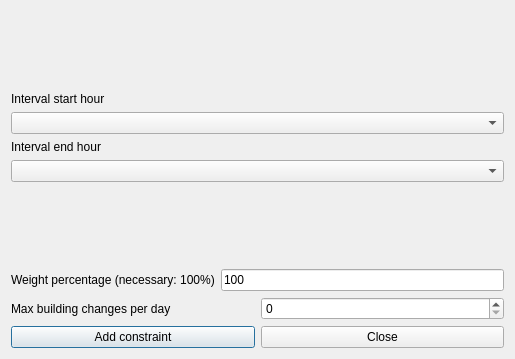
<?xml version="1.0" encoding="UTF-8"?>
<ui version="4.0">
 <class>AddConstraintStudentsMaxBuildingChangesPerDayInIntervalForm_template</class>
 <widget class="QDialog" name="AddConstraintStudentsMaxBuildingChangesPerDayInIntervalForm_template">
  <property name="geometry">
   <rect>
    <x>0</x>
    <y>0</y>
    <width>514</width>
    <height>359</height>
   </rect>
  </property>
  <property name="windowTitle">
   <string extracomment="This is the title of the dialog to add a new constraint of this type">Add students max building changes per day in interval</string>
  </property>
  <layout class="QGridLayout" name="gridLayout">
   <item row="0" column="0">
    <spacer name="spacer1">
     <property name="orientation">
      <enum>Qt::Vertical</enum>
     </property>
     <property name="sizeType">
      <enum>QSizePolicy::Expanding</enum>
     </property>
     <property name="sizeHint" stdset="0">
      <size>
       <width>20</width>
       <height>21</height>
      </size>
     </property>
    </spacer>
   </item>
   <item row="3" column="0">
    <spacer name="verticalSpacer">
     <property name="orientation">
      <enum>Qt::Vertical</enum>
     </property>
     <property name="sizeHint" stdset="0">
      <size>
       <width>493</width>
       <height>24</height>
      </size>
     </property>
    </spacer>
   </item>
   <item row="2" column="0">
    <layout class="QVBoxLayout" name="verticalLayout_2">
     <item>
      <widget class="QLabel" name="endTextLabel">
       <property name="frameShape">
        <enum>QFrame::NoFrame</enum>
       </property>
       <property name="frameShadow">
        <enum>QFrame::Plain</enum>
       </property>
       <property name="text">
        <string>Interval end hour</string>
       </property>
       <property name="wordWrap">
        <bool>false</bool>
       </property>
      </widget>
     </item>
     <item>
      <widget class="QComboBox" name="endHourComboBox">
       <property name="editable">
        <bool>false</bool>
       </property>
       <property name="insertPolicy">
        <enum>QComboBox::NoInsert</enum>
       </property>
       <property name="duplicatesEnabled">
        <bool>false</bool>
       </property>
      </widget>
     </item>
    </layout>
   </item>
   <item row="6" column="0">
    <layout class="QHBoxLayout">
     <item>
      <widget class="QPushButton" name="addConstraintPushButton">
       <property name="text">
        <string>Add constraint</string>
       </property>
      </widget>
     </item>
     <item>
      <widget class="QPushButton" name="closePushButton">
       <property name="text">
        <string>Close</string>
       </property>
      </widget>
     </item>
    </layout>
   </item>
   <item row="4" column="0">
    <layout class="QHBoxLayout">
     <item>
      <widget class="QLabel" name="weightTextLabel">
       <property name="frameShape">
        <enum>QFrame::NoFrame</enum>
       </property>
       <property name="frameShadow">
        <enum>QFrame::Plain</enum>
       </property>
       <property name="text">
        <string>Weight percentage (necessary: 100%)</string>
       </property>
       <property name="wordWrap">
        <bool>false</bool>
       </property>
      </widget>
     </item>
     <item>
      <widget class="QLineEdit" name="weightLineEdit">
       <property name="text">
        <string notr="true">100</string>
       </property>
      </widget>
     </item>
    </layout>
   </item>
   <item row="1" column="0">
    <layout class="QVBoxLayout" name="verticalLayout">
     <item>
      <widget class="QLabel" name="startTextLabel">
       <property name="frameShape">
        <enum>QFrame::NoFrame</enum>
       </property>
       <property name="frameShadow">
        <enum>QFrame::Plain</enum>
       </property>
       <property name="text">
        <string>Interval start hour</string>
       </property>
       <property name="wordWrap">
        <bool>false</bool>
       </property>
      </widget>
     </item>
     <item>
      <widget class="QComboBox" name="startHourComboBox">
       <property name="editable">
        <bool>false</bool>
       </property>
       <property name="insertPolicy">
        <enum>QComboBox::NoInsert</enum>
       </property>
       <property name="duplicatesEnabled">
        <bool>false</bool>
       </property>
      </widget>
     </item>
    </layout>
   </item>
   <item row="5" column="0">
    <layout class="QHBoxLayout">
     <item>
      <widget class="QLabel" name="textLabel1">
       <property name="text">
        <string>Max building changes per day</string>
       </property>
       <property name="wordWrap">
        <bool>false</bool>
       </property>
      </widget>
     </item>
     <item>
      <widget class="QSpinBox" name="maxChangesSpinBox"/>
     </item>
    </layout>
   </item>
  </layout>
 </widget>
 <layoutdefault spacing="6" margin="11"/>
 <resources/>
 <connections/>
</ui>
